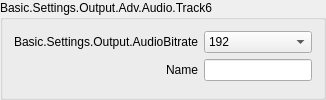
                             <widget class="QGroupBox" name="groupBox_12">
                              <property name="sizePolicy">
                               <sizepolicy hsizetype="Preferred" vsizetype="Maximum">
                                <horstretch>0</horstretch>
                                <verstretch>0</verstretch>
                               </sizepolicy>
                              </property>
                              <property name="title">
                               <string>Basic.Settings.Output.Adv.Audio.Track6</string>
                              </property>
                              <layout class="QFormLayout" name="formLayout_26">
                               <property name="fieldGrowthPolicy">
                                <enum>QFormLayout::AllNonFixedFieldsGrow</enum>
                               </property>
                               <property name="labelAlignment">
                                <set>Qt::AlignRight|Qt::AlignTrailing|Qt::AlignVCenter</set>
                               </property>
                               <item row="0" column="0">
                                <widget class="QLabel" name="label_61">
                                 <property name="minimumSize">
                                  <size>
                                   <width>170</width>
                                   <height>0</height>
                                  </size>
                                 </property>
                                 <property name="text">
                                  <string>Basic.Settings.Output.AudioBitrate</string>
                                 </property>
                                 <property name="alignment">
                                  <set>Qt::AlignRight|Qt::AlignTrailing|Qt::AlignVCenter</set>
                                 </property>
                                 <property name="buddy">
                                  <cstring>advOutTrack6Bitrate</cstring>
                                 </property>
                                </widget>
                               </item>
                               <item row="0" column="1">
                                <widget class="QComboBox" name="advOutTrack6Bitrate">
                                 <property name="currentIndex">
                                  <number>8</number>
                                 </property>
                                 <item>
                                  <property name="text">
                                   <string>32</string>
                                  </property>
                                 </item>
                                 <item>
                                  <property name="text">
                                   <string>48</string>
                                  </property>
                                 </item>
                                 <item>
                                  <property name="text">
                                   <string>64</string>
                                  </property>
                                 </item>
                                 <item>
                                  <property name="text">
                                   <string>80</string>
                                  </property>
                                 </item>
                                 <item>
                                  <property name="text">
                                   <string>96</string>
                                  </property>
                                 </item>
                                 <item>
                                  <property name="text">
                                   <string>112</string>
                                  </property>
                                 </item>
                                 <item>
                                  <property name="text">
                                   <string>128</string>
                                  </property>
                                 </item>
                                 <item>
                                  <property name="text">
                                   <string>160</string>
                                  </property>
                                 </item>
                                 <item>
                                  <property name="text">
                                   <string>192</string>
                                  </property>
                                 </item>
                                 <item>
                                  <property name="text">
                                   <string>256</string>
                                  </property>
                                 </item>
                                 <item>
                                  <property name="text">
                                   <string>320</string>
                                  </property>
                                 </item>
                                </widget>
                               </item>
                               <item row="1" column="0">
                                <widget class="QLabel" name="label_62">
                                 <property name="text">
                                  <string>Name</string>
                                 </property>
                                 <property name="buddy">
                                  <cstring>advOutTrack6Name</cstring>
                                 </property>
                                </widget>
                               </item>
                               <item row="1" column="1">
                                <widget class="QLineEdit" name="advOutTrack6Name"/>
                               </item>
                              </layout>
                             </widget>
